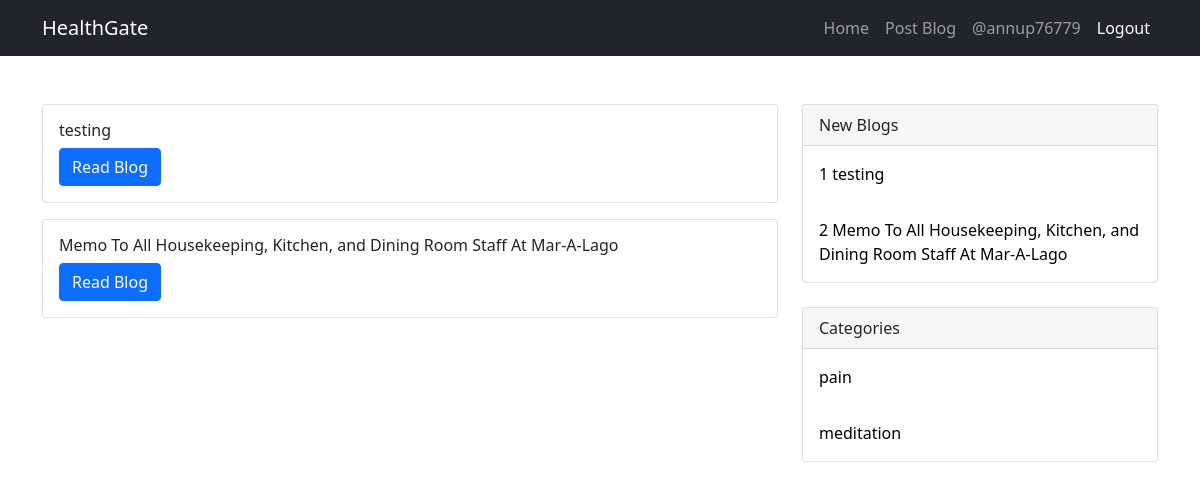
The app's page / (signed in), older data.
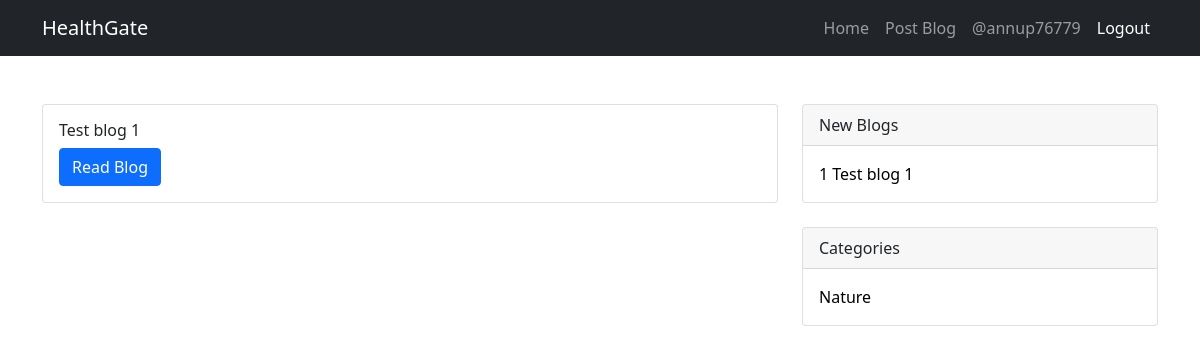
The same page, newer data.
### app/models.py (models this page shows)
class BlogPost(models.Model):
    title = models.CharField(max_length=300)
    category = models.ForeignKey(Categories, on_delete = models.CASCADE)
    body = models.TextField()
    image = models.ImageField(null=True, blank = True, upload_to=get_file_path)
    date_created = models.DateTimeField(auto_now_add=True, null=True)
    def __str__(self):
        return "%d %s"%(self.id ,self.title)

class Categories(models.Model):
    name = models.CharField(max_length=100, unique=True) # no repeated value will be placed here ever.
    date_created = models.DateTimeField(auto_now_add=True, null=True)
    def __str__(self):
        return "%s"%self.name

### app/views.py (the view)
# urls.py: path("", views.home, name="home"),
def home(request):
    blogs = BlogPost.objects.all()
    categories = Categories.objects.all()
    return render(request, "app/homepage.html",
                  {'blogs': blogs, "user": request.user, "top_10_blogs": blogs[:10], "categories": categories})

### app/templates/app/homepage.html (shortened to what this page needs)
{% extends 'app/index.html'%}
{% block content %}
{% for blog in blogs %}
<div class="card mb-3">
    <div class="card-body">
        <h6>{{blog.title}}</h6>
        <a href="{% url 'view_blog' blog.id %}" class="btn btn-primary">Read Blog</a>
    </div>
</div>
{% endfor %}
{% endblock %}

### app/templates/app/index.html (shortened to what this page needs)
{% load static %}
<!DOCTYPE html>
<html lang="en">
    <head>
        <link href="https://cdn.jsdelivr.net/npm/bootstrap@5.0.2/dist/css/bootstrap.min.css" rel="stylesheet">
    </head>
    <body>
        <nav class="navbar navbar-expand-lg navbar-dark bg-dark">
            <div class="container">
                <a class="navbar-brand" href="#!">HealthGate</a>
                <div class="collapse navbar-collapse" id="navbarSupportedContent">
                    <ul class="navbar-nav ms-auto mb-2 mb-lg-0">
                        <li class="nav-item"><a class="nav-link" href="{% url 'home' %}">Home</a></li>
                        {% if user.is_superuser %}
                            <li class="nav-item"><a class="nav-link" href="{% url 'post_blog' %}">Post Blog</a></li>
                        {% endif %}
                        <li class="nav-item"><a class="nav-link" href="#!">
                            {% if user.username %}
                                @{{user.username}}
                                <li class="nav-item"><a href="{% url 'logout_user' %}" class="nav-link active" aria-current="page" href="#">Logout</a></li>
                            {% else %}
                                <li class="nav-item"><a href="{% url 'login_user' %}" class="nav-link active" aria-current="page" href="#">Login</a></li>
                            {% endif %}
                        </a></li>
                    </ul>
                </div>
            </div>
        </nav>
        <div class="container mt-5">
            <div class="row">
                <div class="col-lg-8">
                    {% block content %}{% endblock %}
                </div>
                <div class="col-lg-4">
                    <div class="card mb-4">
                        <div class="card-header">New Blogs</div>
                        {% for top_product in top_10_blogs %}
                            <div class="card-body contents_div_hovered ">
                                <a href="{% url 'view_blog' top_product.id %}">{{top_product}}</a>
                            </div>
                        {% endfor %}
                    </div>
                        <div class="card mb-4">
                            <div class="card-header">Categories</div>
                            {% for category in categories %}
                                <div class="card-body contents_div_hovered">
                                    <a href="{% url 'by_category' %}?category={{category.id}}">{{category}}</a>
                                </div>
                            {% endfor %}
                        </div>
                </div>
            </div>
        </div>
    </body>
</html>

Row changes from the older to the newer data that the page shows:
removed BlogPost: title "Memo To All Housekeeping, Kitchen, and Dining Room Staff At Mar-A-Lago", id+title "2 Memo To All Housekeeping, Kitchen, and Dining Room Staff At Mar-A-Lago"
removed Categories: name "pain"
removed Categories: name "meditation"
changed BlogPost: title "testing" → "Test blog 1"; id+title "1 testing" → "1 Test blog 1"
added Categories: name "Nature"
